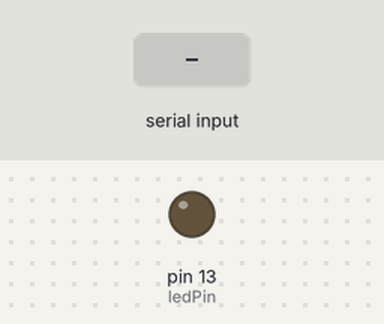
The sketch below on a simulated Arduino Uno, built with avr-gcc and run on an emulated ATmega328P. Parts: output pins drawn as LEDs (lit = HIGH). The inputs (shaded band) are chosen by the test bench. What the sketch prints to the serial monitor is not drawn.

Above: at 1.2 s.
1.3 s: "90 45\n" received over Serial
At 1.7 s:
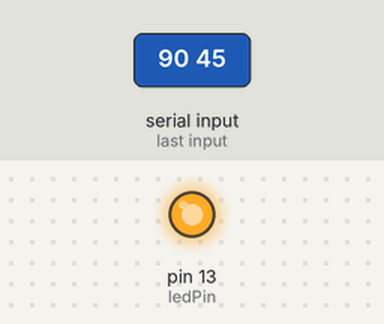
Timing chart, 0 to 10.3 s (numbered marks = the images above; inputs shaded):
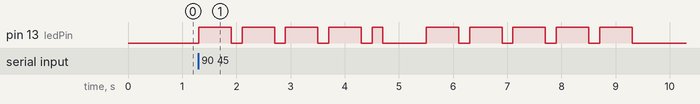

Measured:
- after the input at 1.3 s, pin 13 (ledPin): goes 4 × (HIGH 0.60 s, LOW 0.20 s), HIGH 0.20 s, LOW 0.80 s, 4 × (HIGH 0.60 s, LOW 0.20 s), HIGH 0.60 s, then LOW, starting at once

The sketch:

morse_code_keyboard_project.ino
```cpp
#define DOT_TIME 200 //time for dot in milliseconds
#define DASH_TIME 600//time for dash in milliseconds
#define SYMBOL_PAUSE 200//pause between dots and dashes
#define LETTER_PAUSE 600//pause between letters
#define WORD_PAUSE 1400//pause between words

//define led pin
const int ledPin = 13;

//define morse code table
const char* morseCodeTable[36] = {
  ".-", "-...", "-.-.", "-..", ".", "..-.", "--.", "....", "..",  // A-I
  ".---", "-.-", ".-..", "--", "-.", "---", ".--.", "--.-", ".-.", // J-R
  "...", "-", "..-", "...-", ".--", "-..-", "-.--", "--..",        // S-Z
  "-----", ".----", "..---", "...--", "....-", ".....", "-....",   // 0-5
  "--...", "---..", "----."                                       // 6-9
};

//function to blink the LED for dot
void dot(){
  digitalWrite(ledPin,HIGH);
  delay(DOT_TIME);
  digitalWrite(ledPin, LOW);
  delay(SYMBOL_PAUSE);
}

//function to blink the LED for dash
void dash(){
  digitalWrite(ledPin, HIGH);
  delay(DASH_TIME);
  digitalWrite(ledPin, LOW);
  delay(SYMBOL_PAUSE);
}


bool isLetter(char c){
  return c >= 'A' && c <= 'Z';
}

bool isDigit(char c){
  return  c >= '0' && c <= '9';
}

int getMorseIndex(char c){
  if(isLetter(c))
    return c - 'A';//letter to its Morse code by subtracting 'A' to get the index
  else if(isDigit(c))
    return c - '0' + 26;//digit to its Morse code by subtracting '0' and adding 26 to get the index
  else
  return -1;//error value
}

//blink morse code for character
void morseBlink(char c){

  int index = getMorseIndex(c);
  if(index == -1) return;//invalid character

  const char* morsecode = morseCodeTable[index];
  while(*morsecode){
    if(*morsecode == '.')
      dot();
    else if (*morsecode == '-')
      dash();
    morsecode++;
  }
}

void processMorseCode(String text){
  for(unsigned int i = 0; i < text.length(); i++){
    char c = toupper(text[i]);
    if (c == ' '){
      delay(WORD_PAUSE);
    }else{
      morseBlink(c);
      delay(LETTER_PAUSE);
    }
  }
}

void setup() {
  pinMode(ledPin, OUTPUT);
  Serial.begin(9600);
  Serial.println("Enter a string to convert to Morse code:");
}

void loop() {
  if (Serial.available()) {
    String input = Serial.readStringUntil('\n');
    input.trim();  // Remove any trailing whitespace or newline
    processMorseCode(input);
  }
}
```
